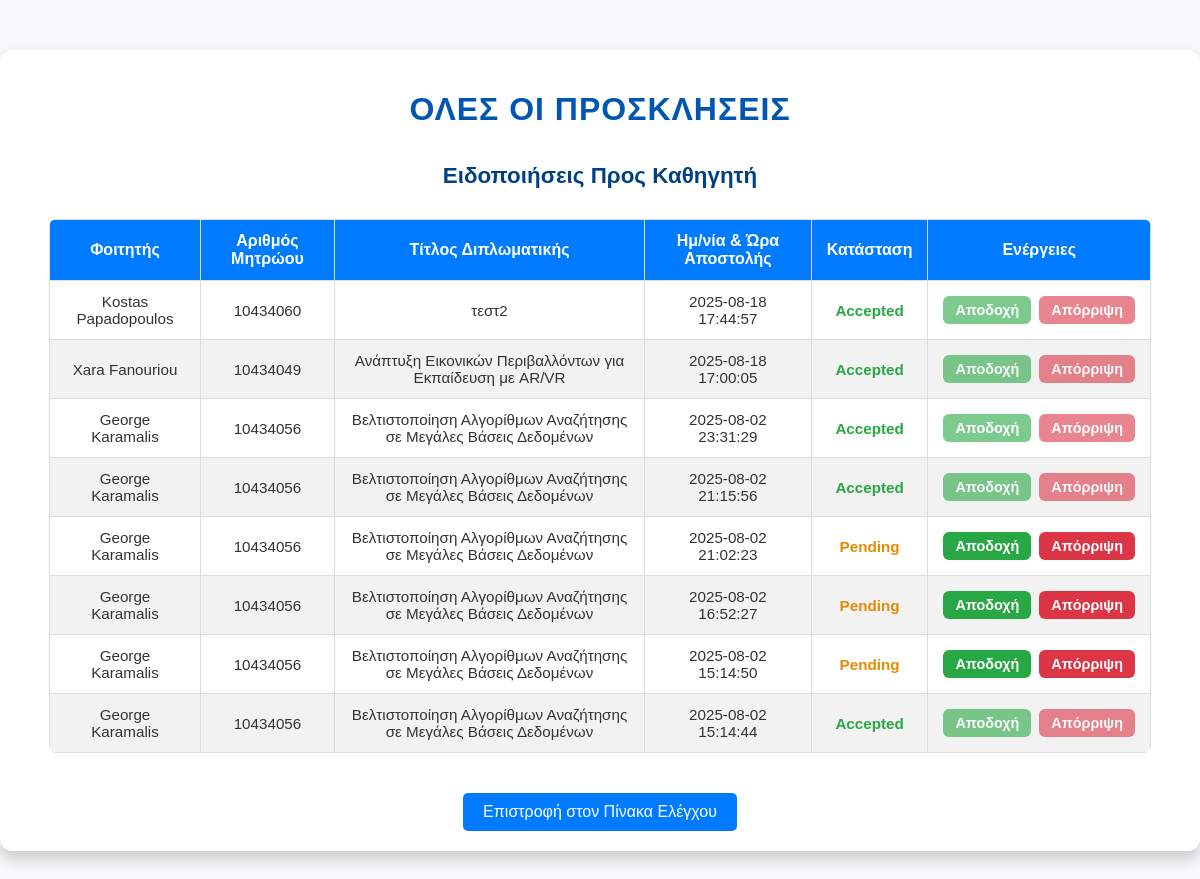
Page /php_files_UPDATED/proskliseis.php (signed in) on the earlier database version.
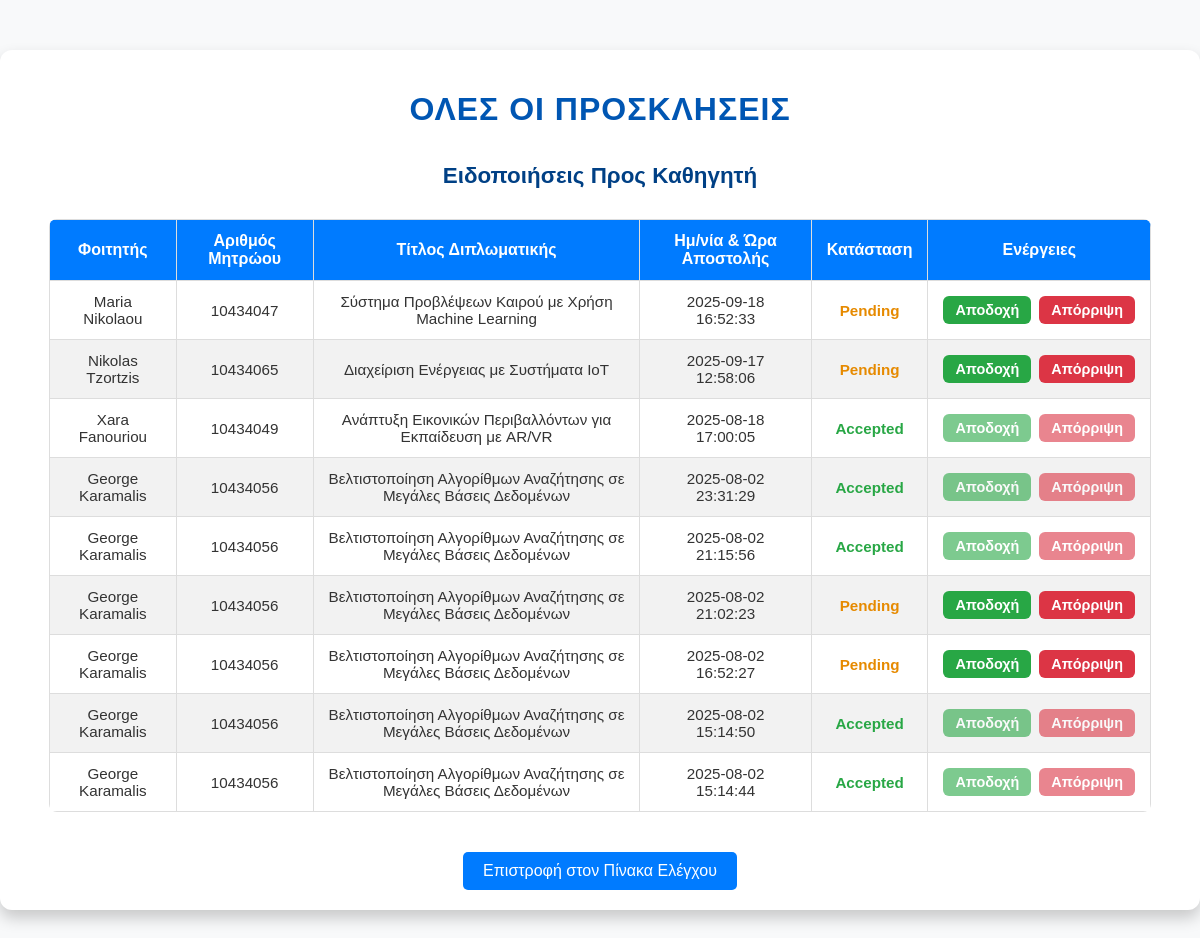
Same page on the later database version.
### tables this page shows
CREATE TABLE `professors_notifications` (
  `notification_id` int(11) NOT NULL,
  `student_id` int(11) NOT NULL,
  `thesis_id` int(11) NOT NULL,
  `professor_id` int(11) NOT NULL,
  `status` enum('Pending','Accepted','Rejected') DEFAULT 'Pending',
  `sent_at` timestamp NOT NULL DEFAULT current_timestamp(),
  `responded_at` timestamp NULL DEFAULT NULL,
  `response_message` text DEFAULT NULL,
  `comments` text DEFAULT NULL
);

CREATE TABLE `students` (
  `student_id` int(11) NOT NULL,
  `name` varchar(50) NOT NULL,
  `surname` varchar(50) NOT NULL,
  `student_number` varchar(50) NOT NULL,
  `street` varchar(100) DEFAULT NULL,
  `number` varchar(10) DEFAULT NULL,
  `city` varchar(50) DEFAULT NULL,
  `postcode` varchar(20) DEFAULT NULL,
  `father_name` varchar(50) DEFAULT NULL,
  `landline_telephone` varchar(15) DEFAULT NULL,
  `mobile_telephone` varchar(15) DEFAULT NULL
);

CREATE TABLE `theses` (
  `thesis_id` int(11) NOT NULL,
  `title` varchar(255) NOT NULL,
  `description` text DEFAULT NULL,
  `status` enum('Υπό Ανάθεση','Ενεργή','Υπό Εξέταση','Περατωμένη','Ακυρωμένη') NOT NULL,
  `start_date` date DEFAULT NULL,
  `cancel_gs_year` int(11) DEFAULT NULL,
  `assign_gs_year` int(11) DEFAULT NULL,
  `cancel_gs_number` int(11) DEFAULT NULL,
  `assign_gs_number` int(11) DEFAULT NULL,
  `end_date` date DEFAULT NULL,
  `final_grade` decimal(3,2) DEFAULT NULL,
  `student_id` int(11) DEFAULT NULL,
  `supervisor_id` int(11) DEFAULT NULL,
  `repository_link` varchar(255) DEFAULT NULL,
  `cancellation_reason` text DEFAULT NULL,
  `cancellation_ga_number` varchar(50) DEFAULT NULL,
  `cancellation_ga_year` int(11) DEFAULT NULL,
  `approval_gs_number` varchar(20) DEFAULT NULL,
  `links` longtext DEFAULT '[]' CHECK (json_valid(`links`)),
  `topic_pdf` varchar(255) DEFAULT NULL
);

### php_files_UPDATED/proskliseis.php (the view, shortened to what this page needs)
<?php
$notifications = [];
try {
    $dsn = "mysql:host=localhost;dbname=vasst;charset=utf8mb4";
    $dbusername = "root";
    $dbpassword = "";
    $pdo = new PDO($dsn, $dbusername, $dbpassword, [
        PDO::ATTR_ERRMODE => PDO::ERRMODE_EXCEPTION
    ]);
    $stmt = $pdo->prepare("
        SELECT p.professor_id
        FROM professors p
        JOIN users u ON u.user_id = p.professor_id
        WHERE u.email = ?
        LIMIT 1
    ");
    $stmt->execute([$_SESSION['email']]);
    $professorId = (int) $stmt->fetchColumn();
    if ($professorId > 0) {
        $stmt = $pdo->prepare("
            SELECT
                pn.notification_id,
                s.name       AS student_name,
                s.surname    AS student_surname,
                s.student_number,
                th.title     AS thesis_title,
                pn.sent_at,
                pn.status
            FROM professors_notifications pn
            LEFT JOIN students  s  ON s.student_id  = pn.student_id
            LEFT JOIN theses    th ON th.thesis_id  = pn.thesis_id
            WHERE pn.professor_id = :pid
              AND (pn.status IS NULL OR pn.status <> 'Rejected')
            ORDER BY
              COALESCE(
                STR_TO_DATE(pn.sent_at, '%Y-%m-%d %H:%i:%s'),
                STR_TO_DATE(pn.sent_at, '%d/%m/%Y %H:%i:%s'),
                FROM_UNIXTIME(0)
              ) DESC,
              pn.notification_id DESC
        ");
        $stmt->execute([':pid' => $professorId]);
        $notifications = $stmt->fetchAll(PDO::FETCH_ASSOC);
    }
} catch (PDOException $e) {
    $notifications = [];
}
?>
<!DOCTYPE html>
<html lang="el">
<head>
</head>
<body>
    <div class="container">
        <h1>Όλες οι Προσκλήσεις</h1>
        <h2 class="section-title">Ειδοποιήσεις Προς Καθηγητή</h2>
        <div class="table-wrapper">
            <table id="pn-table">
                <thead>
                    <tr>
                        <th>Φοιτητής</th>
                        <th>Αριθμός Μητρώου</th>
                        <th>Τίτλος Διπλωματικής</th>
                        <th>Ημ/νία & Ώρα Αποστολής</th>
                        <th>Κατάσταση</th>
                        <th>Ενέργειες</th>
                    </tr>
                </thead>
                <tbody>
                    <?php if (empty($notifications)): ?>
                        <tr>
                            <td colspan="6" class="empty-message">Δεν υπάρχουν ειδοποιήσεις.</td>
                        </tr>
                    <?php else: ?>
                        <?php foreach ($notifications as $n):
                            $full = trim(($n['student_name'] ?? '') . ' ' . ($n['student_surname'] ?? ''));
                            $full = $full !== '' ? $full : '—';
                            $status = $n['status'] ?? 'Pending';
                            $statusClass = strtolower($status) === 'accepted' ? 'status-accepted' :
                                           (strtolower($status) === 'pending' ? 'status-pending' : 'status-rejected');
                        ?>
                            <tr data-notif="<?= (int)$n['notification_id'] ?>">
                                <td><?= htmlspecialchars($full) ?></td>
                                <td><?= htmlspecialchars($n['student_number'] ?? '—') ?></td>
                                <td><?= htmlspecialchars($n['thesis_title'] ?? '—') ?></td>
                                <td><?= htmlspecialchars($n['sent_at'] ?? '—') ?></td>
                                <td class="<?= $statusClass ?>" data-status>
                                    <?= htmlspecialchars($status) ?>
                                </td>
                                <td>
                                    <div class="actions">
                                        <?php if (strtolower($status) === 'pending'): ?>
                                            <button type="button" class="btn-accept" data-accept>Αποδοχή</button>
                                            <button type="button" class="btn-decline" data-decline>Απόρριψη</button>
                                        <?php else: ?>
                                            <button type="button" class="btn-accept btn-disabled" disabled>Αποδοχή</button>
                                            <button type="button" class="btn-decline btn-disabled" disabled>Απόρριψη</button>
                                        <?php endif; ?>
                                    </div>
                                </td>
                            </tr>
                        <?php endforeach; ?>
                    <?php endif; ?>
                </tbody>
            </table>
        </div>
        <a href="professor_home.php" class="button">Επιστροφή στον Πίνακα Ελέγχου</a>
    </div>
</body>
</html>

Differences in the rows shown:
removed professors_notifications: student.surname "Kostas Papadopoulos", student.student_number "10434060", thesis.title "τεστ2", sent_at "2025-08-18 17:44:57", status "Accepted", shows "Αποδοχή"
added professors_notifications: student.surname "Μaria Nikolaou", student.student_number "10434047", thesis.title "Σύστημα Προβλέψεων Καιρού με Χρήση Machine Learning", sent_at "2025-09-18 16:52:33", status "Pending", shows "Αποδοχή"
added professors_notifications: student.surname "Nikolas Tzortzis", student.student_number "10434065", thesis.title "Διαχείριση Ενέργειας με Συστήματα IoT", sent_at "2025-09-17 12:58:06", status "Pending", shows "Αποδοχή"
changed professors_notifications (number 8 of 9 on the later page): status "Pending" → "Accepted"
